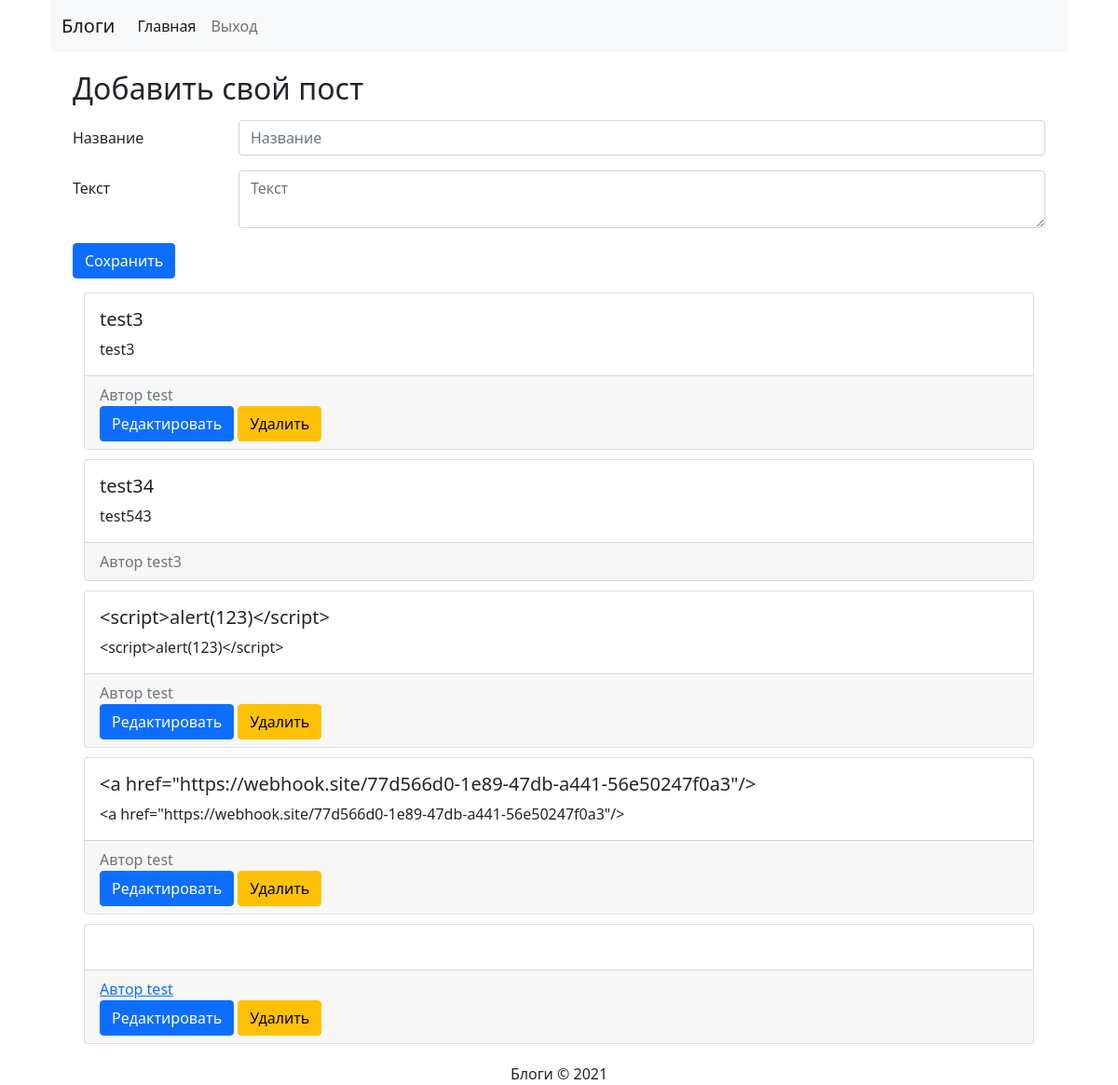
Page /index.php?route=index (signed in) on the committed database.
### tables this page shows
CREATE TABLE "posts" (
	"id"	INTEGER,
	"user_id"	INTEGER,
	"title"	VARCHAR,
	"text"	TEXT,
	"date"	DATETIME,
	PRIMARY KEY("id" AUTOINCREMENT)
);

CREATE TABLE "users" (
	"id"	INTEGER,
	"login"	VARCHAR,
	"password"	VARCHAR,
	PRIMARY KEY("id" AUTOINCREMENT)
);

### core/BaseController.php (called while the page is built, shortened)
<?php
require __DIR__ . '/DataBaseConnector.php';
require __DIR__ . '/Request.php';
class BaseController
{
    public function __construct($dbFileName)
    {
        $this->db = new DataBaseConnector($dbFileName);
        $this->request = new Request();
    }
}

### core/Authorization.php (called while the page is built, shortened)
<?php
class Authorization
{
    private $user = null;
    public function __construct($db)
    {
        $this->db = $db;
        if (!empty($_SESSION['user_id'])) {
            $this->user = $this->db->executeQueryWithResult(
                'SELECT * FROM users WHERE id=' . $_SESSION['user_id'])->fetchRow();
        }
    }
    public function isAuthorized(): bool
    {
        return !empty($this->user);
    }
    public function getCurrentUser()
    {
        return $this->user;
    }
}

### core/DataBaseConnector.php (called while the page is built, shortened)
<?php
class DataBaseQueryResult
{
    private $result;
    public function __construct(SQLite3Result $result)
    {
        $this->result = $result;
    }
    public function fetchRow()
    {
        return $this->result->fetchArray(SQLITE3_ASSOC);
    }
}
class DataBaseConnector
{
    private $db;
    public function __construct($dbFileName)
    {
        $this->db = new SQLite3($dbFileName);
    }
    public function executeQueryWithResult($queryText)
    {
        return new DataBaseQueryResult($this->db->query($queryText));
    }
}

### ApplicationController.php (called while the page is built, shortened)
<?php
require __DIR__ . '/core/BaseController.php';
require __DIR__ . '/core/Authorization.php';
require __DIR__ . '/core/Posts.php';
class ApplicationController extends BaseController
{
    private $authorization = null;
    private $posts = null;
    private $data = [];
    public function __construct()
    {
        $this->authorization = new Authorization($this->db);
        $this->posts = new Posts($this->db);
    }
    public function start()
    {
        $route = $this->request->get['route'] ?? 'index';
        $actionName = 'Action' . ucfirst(strtolower($route));
        if (method_exists($this, 'Action' . ucfirst($route))) {
            return $this->$actionName();
        } else {
            http_response_code(404);
            return 'Error 404';
        }
    }
    private function render($viewName, $data = [])
    {
        extract($this->data);
        extract($data);
        $user = $this->authorization->isAuthorized() ? $this->authorization->getCurrentUser() : null;
        include 'views/' . $viewName . '.php';
        return ob_get_clean();
    }
    private function ActionIndex()
    {
        $this->data['post'] = [
            'title' => '',
            'text' => ''
        ];
        $this->data['posts'] = $this->posts->getAll();
        return $this->render('index');
    }
}

### core/Request.php (called while the page is built, shortened)
<?php
class Request
{
    public function __construct()
    {
        $this->get = $_GET;
    }
}

### core/Posts.php (called while the page is built, shortened)
<?php
class Posts
{
    private $db;
    public function __construct($db)
    {
        $this->db = $db;
    }
    public function getAll(): array
    {
        $posts = [];
        $result = $this->db->executeQueryWithResult('SELECT p.*, u.login FROM posts p
            LEFT JOIN users u on p.user_id = u.id');
        while ($post = $result->fetchRow()) {
            $posts[] = $post;
        }
        return $posts;
    }
}

### views/postsList.php (the view)
<?php if (!empty($posts)) : ?>
    <div class="container" style="margin-top: 15px;">
        <?php foreach ($posts as $post) : ?>
            <div class="card text-left" style="margin-top: 10px;">
                <div class="card-body">
                    <h5 class="card-title"><?php echo $post['title']; ?></h5>
                    <p class="card-text"><?php echo $post['text']; ?></p>
                </div>
                <div class="card-footer text-muted">
                    Автор <?php echo $post['login']; ?>
                    <?php if ($post['user_id'] == $user['id']) : ?>
                        <br>
                        <a href="index.php?route=index&action=post&actionType=edit&post_id=<?php echo $post['id']; ?>"
                           class="btn btn-primary">Редактировать</a>
                        <a href="index.php?route=index&action=post&actionType=delete&post_id=<?php echo $post['id']; ?>"
                           class="btn btn-warning">Удалить</a>
                    <?php endif; ?>
                </div>
            </div>
        <?php endforeach; ?>
    </div>
<?php endif; ?>

### index.php
<?php
require __DIR__ . '/ApplicationController.php';
try {
    $controller = new ApplicationController();
    echo $controller->start();
}
catch (Exception $error) {
    http_response_code(500);
    var_dump($error);
}

### views/index.php (shortened to what this page needs)
<!doctype html>
<html lang="en">
<head>
    <link href="https://cdn.jsdelivr.net/npm/bootstrap@5.0.0-beta2/dist/css/bootstrap.min.css" rel="stylesheet"
>
</head>
<body>
<div class="container">
    <div class="container">
        <nav class="navbar navbar-expand-lg navbar-light bg-light">
            <div class="container-fluid">
                <a class="navbar-brand" href="index.php?route=index">Блоги</a>
                <div class="collapse navbar-collapse" id="navbarNavAltMarkup">
                    <div class="navbar-nav">
                        <a class="nav-link active" aria-current="page" href="index.php?route=index">Главная</a>
                        <a class="nav-link" aria-current="page" href="index.php?route=index&action=logout">Выход</a>
                    </div>
                </div>
            </div>
        </nav>
        <div class="container" style="margin-top: 20px;">
            <div class="col-md-12">
                <?php if (!empty($user['id'])) : ?>
                    <div class="container">
                        <?php if (empty($post['id'])) : ?>
                            <h2 style="margin-bottom: 10px;">Добавить свой пост</h2>
                            <?php include __DIR__ . "/postForm.php"; ?>
                            <?php include __DIR__ . "/postsList.php"; ?>
                        <?php else : ?>
                            <?php include __DIR__ . "/editPost.php"; ?>
                        <?php endif; ?>
                    </div>
                <?php endif; ?>
            </div>
        </div>
    </div>
    <footer class="container" style="margin-top: 20px;">
        <div class="row">
            <div class="col-md-12 text-center">Блоги &copy; 2021</div>
        </div>
    </footer>
</div>
</body>
</html>

### views/postForm.php (shortened to what this page needs)
<form action="index.php?route=index&action=post&actionType=<?php echo (!empty($post['id'])) ? 'edit&post_id=' . $post['id'] : 'add'; ?>"
      style="margin-top: 15px;"
      method="post">
    <div class="row mb-3">
        <label for="input-title" class="col-sm-2 col-form-label">Название</label>
        <div class="col-sm-10">
            <input name="title" type="text" class="form-control" id="input-title"
                   placeholder="Название" value="<?php echo $post['title']; ?>">
        </div>
    </div>
    <div class="row mb-3">
        <label for="input-password" class="col-sm-2 col-form-label">Текст</label>
        <div class="col-sm-10">
                                    <textarea name="text" class="form-control"
                                              id="input-password"
                                              placeholder="Текст"><?php echo $post['text']; ?></textarea>
        </div>
    </div>
    <button type="submit" class="btn btn-primary">Сохранить</button>
</form>

### rows in the picture
posts: title "test3", text "test3", user.login "test"
posts: title "test34", text "test543", user.login "test3"
posts: title "<script>alert(123)</script>", text "<script>alert(123)</script>", user.login "test"
posts: title "<a href=\"https://webhook.site/77d566d0-1e89-47db-a441-56e50247f0a3\"/>", text "<a href=\"https://webhook.site/77d566d0-1e89-47db-a441-56e50247f0a3\"/>", user.login "test"
posts: user.login "test"
